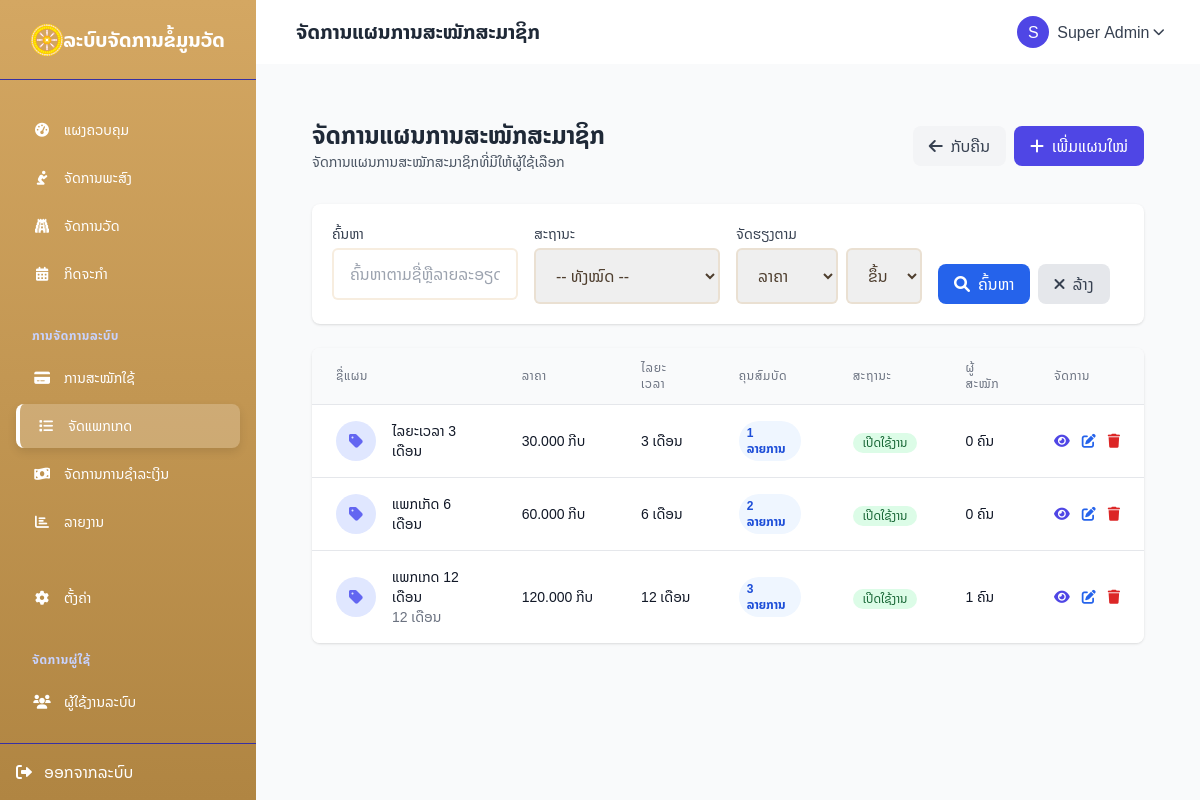
Page /subscription_plans/index.php (signed in) on the committed database.
### tables this page shows
CREATE TABLE `subscription_plans` (
  `id` int(11) NOT NULL,
  `name` varchar(100) NOT NULL,
  `description` text DEFAULT NULL,
  `price` decimal(10,2) NOT NULL DEFAULT 0.00,
  `duration_months` int(11) NOT NULL DEFAULT 1,
  `features` text DEFAULT NULL,
  `status` enum('active','inactive') NOT NULL DEFAULT 'active',
  `created_at` datetime NOT NULL DEFAULT current_timestamp(),
  `updated_at` timestamp NULL DEFAULT current_timestamp() ON UPDATE current_timestamp()
);

### config/base_url.php (called while the page is built, shortened)
<?php
$base_url = "http://localhost/temples/";
?>

### subscription_plans/index.php (the view, shortened to what this page needs)
<?php
require_once '../config/db.php';
require_once '../config/base_url.php';
$page = isset($_GET['page']) && is_numeric($_GET['page']) ? (int)$_GET['page'] : 1;
$limit = isset($_GET['limit']) && is_numeric($_GET['limit']) ? (int)$_GET['limit'] : 10;
$offset = ($page - 1) * $limit;
$search = $_GET['search'] ?? '';
$status = $_GET['status'] ?? '';
$sort_by = $_GET['sort'] ?? 'price';
$sort_dir = $_GET['dir'] ?? 'asc';
$params = [];
$where = [];
$where_clause = !empty($where) ? "WHERE " . implode(" AND ", $where) : "";
$sort_dir = strtoupper($sort_dir) === 'ASC' ? 'ASC' : 'DESC';
$sql = "
    SELECT * FROM subscription_plans
    $where_clause
    ORDER BY $sort_by $sort_dir
    LIMIT $limit OFFSET $offset
";
$plans = [];
try {
    $stmt = $pdo->prepare($sql);
    $stmt->execute($params);
    $plans = $stmt->fetchAll();
} catch (PDOException $e) {
    $_SESSION['error'] = "ບໍ່ພົບຕາຕະລາງແຜນການສະໝັກສະມາຊິກ: " . $e->getMessage();
    try {
        $tables = $pdo->query("SHOW TABLES LIKE 'subscription_plans'")->fetchAll();
        if (empty($tables)) {
            $pdo->exec("
                CREATE TABLE `subscription_plans` (
                  `id` int(11) NOT NULL AUTO_INCREMENT,
                  `name` varchar(100) NOT NULL,
                  `description` text DEFAULT NULL,
                  `price` decimal(10,2) NOT NULL DEFAULT 0.00,
                  `duration_months` int(11) NOT NULL DEFAULT 1,
                  `features` text DEFAULT NULL,
                  `status` enum('active','inactive') NOT NULL DEFAULT 'active',
                  `created_at` datetime NOT NULL DEFAULT current_timestamp(),
                  PRIMARY KEY (`id`)
                ) ENGINE=InnoDB DEFAULT CHARSET=utf8mb4
            ");
            $_SESSION['success'] = "ສ້າງຕາຕະລາງແຜນການສະໝັກສະມາຊິກສໍາເລັດແລ້ວ";
        }
    } catch (PDOException $table_e) {
        $_SESSION['error'] = "ເກີດຂໍ້ຜິດພາດໃນການສ້າງຕາຕະລາງ: " . $table_e->getMessage();
    }
}
$subscriptions_count = [];
try {
    $subs_sql = "
        SELECT plan_id, COUNT(*) as count
        FROM subscriptions
        WHERE plan_id IS NOT NULL
        GROUP BY plan_id
    ";
    $subs_stmt = $pdo->query($subs_sql);
    while ($row = $subs_stmt->fetch()) {
        $subscriptions_count[$row['plan_id']] = $row['count'];
    }
} catch (PDOException $e) {
}
require_once '../includes/header.php';
?>
<div class="max-w-7xl mx-auto px-4 sm:px-6 lg:px-8 py-8">
    <div class="flex justify-between items-center mb-8">
        <div>
            <h1 class="text-2xl font-bold text-gray-800">ຈັດການແຜນການສະໝັກສະມາຊິກ</h1>
            <p class="text-sm text-gray-600">ຈັດການແຜນການສະໝັກສະມາຊິກທີ່ມີໃຫ້ຜູ້ໃຊ້ເລືອກ</p>
        </div>
        <div class="flex space-x-2">
            <a href="<?= $base_url ?>dashboard.php" class="bg-gray-100 hover:bg-gray-200 text-gray-700 py-2 px-4 rounded-lg flex items-center transition">
                <i class="fas fa-arrow-left mr-2"></i> ກັບຄືນ
            </a>
            <a href="<?= $base_url ?>subscription_plans/add.php" class="bg-indigo-600 hover:bg-indigo-700 text-white py-2 px-4 rounded-lg flex items-center transition">
                <i class="fas fa-plus mr-2"></i> ເພີ່ມແຜນໃໝ່
            </a>
        </div>
    </div>
    <div class="mb-6 bg-white rounded-lg shadow p-5">
        <form action="<?= $_SERVER['PHP_SELF'] ?>" method="GET" class="grid grid-cols-1 md:grid-cols-4 gap-4">
            <div>
                <label for="search" class="block text-sm font-medium text-gray-700 mb-1">ຄົ້ນຫາ</label>
                <input type="text" name="search" id="search" class="form-input rounded-md w-full" value="<?= htmlspecialchars($search) ?>" placeholder="ຄົ້ນຫາຕາມຊື່ຫຼືລາຍລະອຽດ...">
            </div>
            <div>
                <label for="status" class="block text-sm font-medium text-gray-700 mb-1">ສະຖານະ</label>
                <select name="status" id="status" class="form-select rounded-md w-full">
                    <option value="">-- ທັງໝົດ --</option>
                </select>
            </div>
            <div>
                <label for="sort" class="block text-sm font-medium text-gray-700 mb-1">ຈັດຮຽງຕາມ</label>
                <div class="flex space-x-2">
                    <select name="sort" id="sort" class="form-select rounded-md w-full">
                        <option value="price" <?= $sort_by === 'price' ? 'selected' : '' ?>>ລາຄາ</option>
                    </select>
                    <select name="dir" id="dir" class="form-select rounded-md w-24">
                        <option value="asc" <?= $sort_dir === 'ASC' ? 'selected' : '' ?>>ຂຶ້ນ</option>
                    </select>
                </div>
            </div>
            <div class="flex items-end space-x-2">
                <button type="submit" class="bg-blue-600 hover:bg-blue-700 text-white py-2 px-4 rounded-lg flex items-center transition">
                    <i class="fas fa-search mr-2"></i> ຄົ້ນຫາ
                </button>
                <a href="<?= $base_url ?>subscription_plans/" class="bg-gray-200 hover:bg-gray-300 text-gray-700 py-2 px-4 rounded-lg flex items-center transition">
                    <i class="fas fa-times mr-2"></i> ລ້າງ
                </a>
            </div>
        </form>
    </div>
    <div class="bg-white rounded-lg shadow overflow-hidden">
        <div class="overflow-x-auto">
            <?php if (empty($plans)): ?>
            <div class="text-center py-12">
                <div class="inline-flex items-center justify-center w-16 h-16 rounded-full bg-indigo-100 mb-4">
                    <i class="fas fa-tags text-indigo-500 text-xl"></i>
                </div>
                <h3 class="text-lg font-medium text-gray-900 mb-1">ບໍ່ພົບຂໍ້ມູນແຜນການສະໝັກສະມາຊິກ</h3>
                <p class="text-gray-500 max-w-md mx-auto">
                    <?php if (!empty($search) || !empty($status)): ?>
                        ບໍ່ພົບລາຍການທີ່ຕົງກັບການຄົ້ນຫາຂອງທ່ານ. ລອງປ່ຽນເງື່ອນໄຂການຄົ້ນຫາແລ້ວລອງໃໝ່.
                    <?php else: ?>
                        ຍັງບໍ່ມີແຜນການສະໝັກສະມາຊິກໃນລະບົບ. ຄລິກປຸ່ມ "ເພີ່ມແຜນໃໝ່" ເພື່ອສ້າງແຜນການສະໝັກສະມາຊິກ.
                    <?php endif; ?>
                </p>
                <div class="mt-6">
                    <a href="<?= $base_url ?>subscription_plans/add.php" class="bg-indigo-600 hover:bg-indigo-700 text-white py-2 px-4 rounded-lg inline-flex items-center transition">
                        <i class="fas fa-plus mr-2"></i> ເພີ່ມແຜນໃໝ່
                    </a>
                </div>
            </div>
            <?php else: ?>
            <table class="min-w-full divide-y divide-gray-200">
                <thead class="bg-gray-50">
                    <tr>
                        <th scope="col" class="px-6 py-3 text-left text-xs font-medium text-gray-500 uppercase tracking-wider">ຊື່ແຜນ</th>
                        <th scope="col" class="px-6 py-3 text-left text-xs font-medium text-gray-500 uppercase tracking-wider">ລາຄາ</th>
                        <th scope="col" class="px-6 py-3 text-left text-xs font-medium text-gray-500 uppercase tracking-wider">ໄລຍະເວລາ</th>
                        <th scope="col" class="px-6 py-3 text-left text-xs font-medium text-gray-500 uppercase tracking-wider">ຄຸນສົມບັດ</th>
                        <th scope="col" class="px-6 py-3 text-left text-xs font-medium text-gray-500 uppercase tracking-wider">ສະຖານະ</th>
                        <th scope="col" class="px-6 py-3 text-left text-xs font-medium text-gray-500 uppercase tracking-wider">ຜູ້ສະໝັກ</th>
                        <th scope="col" class="px-6 py-3 text-left text-xs font-medium text-gray-500 uppercase tracking-wider">ຈັດການ</th>
                    </tr>
                </thead>
                <tbody class="bg-white divide-y divide-gray-200">
                    <?php foreach ($plans as $plan): ?>
                    <tr>
                        <td class="px-6 py-4">
                            <div class="flex items-center">
                                <div class="flex-shrink-0 h-10 w-10 rounded-full bg-indigo-100 flex items-center justify-center">
                                    <i class="fas fa-tag text-indigo-500"></i>
                                </div>
                                <div class="ml-4">
                                    <div class="text-sm font-medium text-gray-900"><?= htmlspecialchars($plan['name']) ?></div>
                                    <div class="text-sm text-gray-500">
                                        <?php
                                        $desc = htmlspecialchars($plan['description']);
                                        echo strlen($desc) > 50 ? substr($desc, 0, 50).'...' : $desc;
                                        ?>
                                    </div>
                                </div>
                            </div>
                        </td>
                        <td class="px-6 py-4 whitespace-nowrap">
                            <div class="text-sm font-medium text-gray-900">
                                <?= number_format($plan['price'], 0, ',', '.') ?> ກີບ
                            </div>
                        </td>
                        <td class="px-6 py-4 whitespace-nowrap">
                            <div class="text-sm text-gray-900">
                                <?= $plan['duration_months'] ?> ເດືອນ
                            </div>
                        </td>
                        <td class="px-6 py-4">
                            <div class="text-sm text-gray-900">
                                <?php
                                $features = explode("\n", $plan['features']);
                                $feature_count = count($features);
                                if (!empty($features[0])) {
                                    echo '<span class="inline-block bg-blue-50 text-blue-700 rounded-full px-2 py-1 text-xs font-semibold mr-1">' .
                                         $feature_count . ' ລາຍການ</span>';
                                } else {
                                    echo '<span class="text-gray-500 text-xs">ບໍ່ມີຄຸນສົມບັດ</span>';
                                }
                                ?>
                            </div>
                        </td>
                        <td class="px-6 py-4 whitespace-nowrap">
                            <?php if ($plan['status'] === 'active'): ?>
                            <span class="inline-flex items-center px-2.5 py-0.5 rounded-full text-xs font-medium bg-green-100 text-green-800">
                                ເປີດໃຊ້ງານ
                            </span>
                            <?php else: ?>
                            <span class="inline-flex items-center px-2.5 py-0.5 rounded-full text-xs font-medium bg-gray-100 text-gray-800">
                                ປິດໃຊ້ງານ
                            </span>
                            <?php endif; ?>
                        </td>
                        <td class="px-6 py-4 whitespace-nowrap">
                            <div class="text-sm text-gray-900">
                                <?= isset($subscriptions_count[$plan['id']]) ? $subscriptions_count[$plan['id']] : 0 ?> ຄົນ
                            </div>
                        </td>
                        <td class="px-6 py-4 whitespace-nowrap text-sm font-medium">
                            <div class="flex space-x-3">
                                <a href="<?= $base_url ?>subscription_plans/view.php?id=<?= $plan['id'] ?>" class="text-indigo-600 hover:text-indigo-900" title="ເບິ່ງລາຍລະອຽດ">
                                    <i class="fas fa-eye"></i>
                                </a>
                                <a href="<?= $base_url ?>subscription_plans/edit.php?id=<?= $plan['id'] ?>" class="text-blue-600 hover:text-blue-900" title="ແກ້ໄຂ">
                                    <i class="fas fa-edit"></i>
                                </a>
                                <a href="<?= $base_url ?>subscription_plans/delete.php?id=<?= $plan['id'] ?>"
                                   class="text-red-600 hover:text-red-900"
                                   title="ລຶບ"
                                   onclick="return confirm('ທ່ານແນ່ໃຈບໍ່ວ່າຕ້ອງການລຶບແຜນການສະໝັກສະມາຊິກນີ້?');">
                                    <i class="fas fa-trash"></i>
                                </a>
                            </div>
                        </td>
                    </tr>
                    <?php endforeach; ?>
                </tbody>
            </table>
            <?php endif; ?>
        </div>
    </div>
</div>
<?php
require_once '../includes/footer.php';
?>

### assets/css/head.css (style rules this page uses)
body { font-family: 'Noto Sans Lao', sans-serif; background-color: #F9FAFB; }
:root { --color-primary: #D4A762; --color-primary-dark: #B08542; --color-secondary: #9B7C59; --color-accent: #E9CDA8; --color-light: #F9F5F0; --color-lightest: #FFFCF7; --color-dark: #4E3E2E; --color-muted: #8E7D6A; --color-success: #7A9B78; --color-danger: #C57B70; }
body { color: var(--color-dark); background-color: var(--color-lightest); }
.form-input, .form-select { border: 2px solid rgba(212, 167, 98, 0.2); padding: 0.75rem 1rem; border-radius: 0.75rem; transition: all 0.2s; }

### rows in the picture
subscription_plans: name "ໄລຍະເວລາ 3 ເດືອນ", price "30.000", duration_months "3", features "1", status "ເປີດໃຊ້ງານ"
subscription_plans: name "ແພກເກັດ 6 ເດືອນ", price "60.000", duration_months "6", features "2", status "ເປີດໃຊ້ງານ"
subscription_plans: name "ແພກເກດ 12 ເດືອນ", description "12 ເດືອນ", price "120.000", duration_months "12", features "3", status "ເປີດໃຊ້ງານ", id "1"

### other values in the picture
$page_title "ຈັດການແຜນການສະໝັກສະມາຊິກ"
substr($_SESSION['user']['name'], 0, 1) "S"
$_SESSION['user']['name'] "Super Admin"
